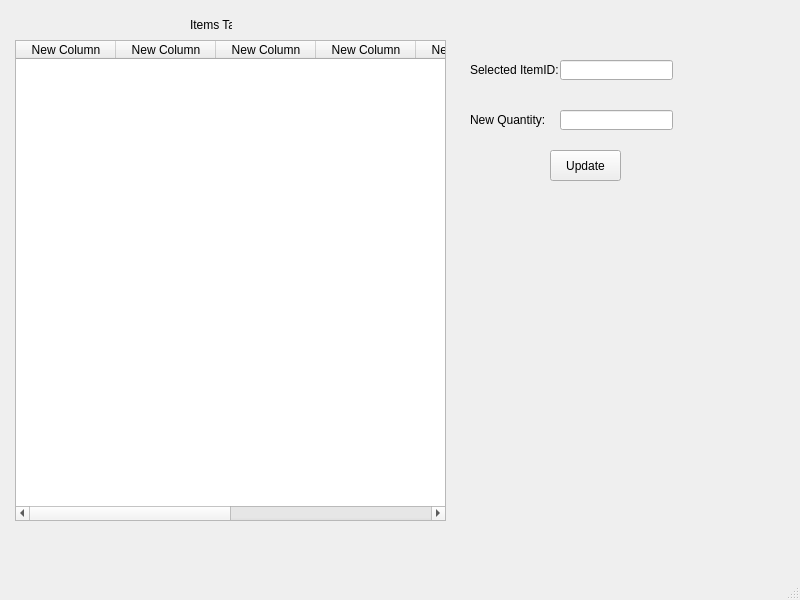
<?xml version="1.0" encoding="UTF-8"?>
<ui version="4.0">
 <class>MainWindow</class>
 <widget class="QMainWindow" name="MainWindow">
  <property name="geometry">
   <rect>
    <x>0</x>
    <y>0</y>
    <width>800</width>
    <height>600</height>
   </rect>
  </property>
  <property name="windowTitle">
   <string>MainWindow</string>
  </property>
  <widget class="QWidget" name="centralwidget">
   <widget class="QTableWidget" name="tableWidget">
    <property name="geometry">
     <rect>
      <x>15</x>
      <y>40</y>
      <width>431</width>
      <height>481</height>
     </rect>
    </property>
    <column>
     <property name="text">
      <string>New Column</string>
     </property>
    </column>
    <column>
     <property name="text">
      <string>New Column</string>
     </property>
    </column>
    <column>
     <property name="text">
      <string>New Column</string>
     </property>
    </column>
    <column>
     <property name="text">
      <string>New Column</string>
     </property>
    </column>
    <column>
     <property name="text">
      <string>New Column</string>
     </property>
    </column>
    <column>
     <property name="text">
      <string>New Column</string>
     </property>
    </column>
    <column>
     <property name="text">
      <string>New Column</string>
     </property>
    </column>
    <column>
     <property name="text">
      <string>New Column</string>
     </property>
    </column>
   </widget>
   <widget class="QLabel" name="label">
    <property name="geometry">
     <rect>
      <x>190</x>
      <y>20</y>
      <width>42</width>
      <height>10</height>
     </rect>
    </property>
    <property name="text">
     <string>Items Table</string>
    </property>
   </widget>
   <widget class="QPushButton" name="pushButton_3">
    <property name="geometry">
     <rect>
      <x>550</x>
      <y>150</y>
      <width>71</width>
      <height>31</height>
     </rect>
    </property>
    <property name="text">
     <string>Update</string>
    </property>
   </widget>
   <widget class="QLabel" name="label_2">
    <property name="geometry">
     <rect>
      <x>470</x>
      <y>109</y>
      <width>101</width>
      <height>21</height>
     </rect>
    </property>
    <property name="text">
     <string>New Quantity:</string>
    </property>
   </widget>
   <widget class="QLineEdit" name="lineEdit">
    <property name="geometry">
     <rect>
      <x>560</x>
      <y>110</y>
      <width>113</width>
      <height>20</height>
     </rect>
    </property>
   </widget>
   <widget class="QLabel" name="label_3">
    <property name="geometry">
     <rect>
      <x>470</x>
      <y>59</y>
      <width>101</width>
      <height>21</height>
     </rect>
    </property>
    <property name="text">
     <string>Selected ItemID:</string>
    </property>
   </widget>
   <widget class="QLineEdit" name="lineEdit_2">
    <property name="geometry">
     <rect>
      <x>560</x>
      <y>60</y>
      <width>113</width>
      <height>20</height>
     </rect>
    </property>
   </widget>
  </widget>
  <widget class="QMenuBar" name="menubar">
   <property name="geometry">
    <rect>
     <x>0</x>
     <y>0</y>
     <width>800</width>
     <height>18</height>
    </rect>
   </property>
  </widget>
  <widget class="QStatusBar" name="statusbar"/>
 </widget>
 <resources/>
 <connections/>
</ui>
